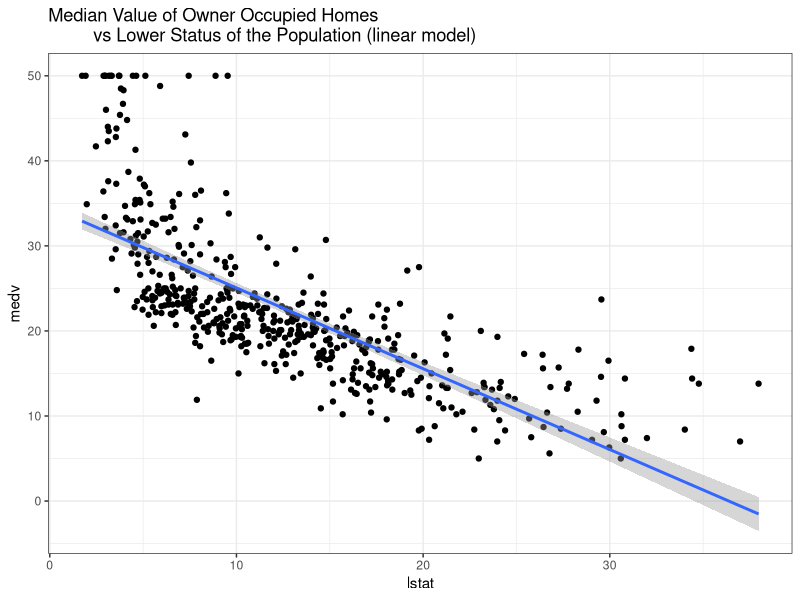

The R source for this figure:
## ---- chunk 1
knitr::opts_chunk$set(echo = TRUE)
## ---- chunk 2
library(GGally)
library(MASS)
library(tidyverse)
data(Boston)
as_tibble(Boston)
help(Boston)
## ---- chunk 3
lin_mod = lm(medv ~ lstat, data = Boston)
summary(lin_mod)
## ---- chunk 4
ggplot(data = Boston, mapping = aes(x = lstat, y = medv)) +
geom_point() +
geom_smooth(method="lm", formula = y ~ x) +
ggtitle("Median Value of Owner Occupied Homes  
         vs Lower Status of the Population (linear model)") +
theme_bw()
